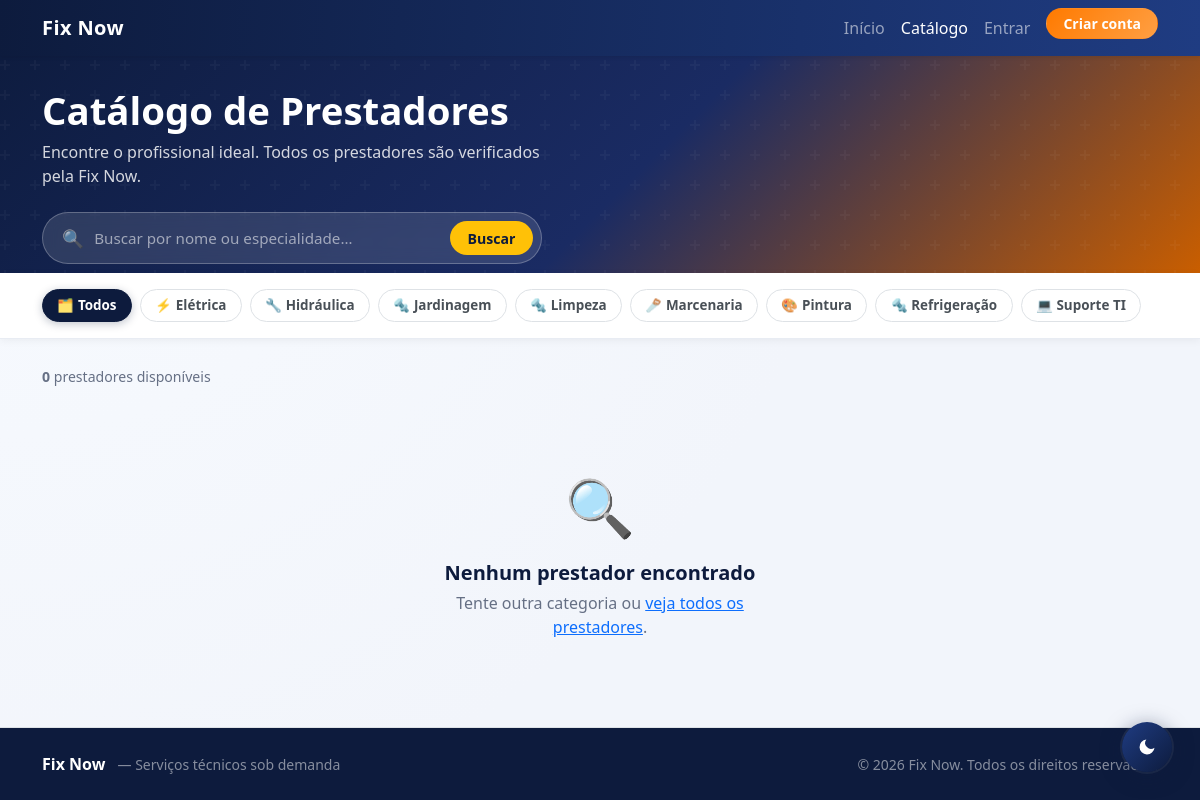
The app's page /view/catalogo.php with its own data.
### tables this page shows
CREATE TABLE IF NOT EXISTS categoria (
  id        INT AUTO_INCREMENT PRIMARY KEY,
  nome      VARCHAR(100) NOT NULL UNIQUE,
  descricao VARCHAR(255) NULL,
  ativo     TINYINT(1)   NOT NULL DEFAULT 1,
  criado_em TIMESTAMP DEFAULT CURRENT_TIMESTAMP,
  admin_id  INT NULL,
  CONSTRAINT fk_categoria_admin FOREIGN KEY (admin_id) REFERENCES admin(id) ON DELETE SET NULL
);

### model/dao/Conexao.php (called while the page is built)
<?php
class Conexao
{
    private static ?PDO $instancia = null;
    public static function getConexao(): PDO
    {
        if (self::$instancia === null) {
            $host   = 'localhost';
            $port   = 3306;
            $dbname = 'tcc';
            $user   = 'root';
            $pass   = '';
            self::$instancia = new PDO(
                "mysql:host={$host};port={$port};dbname={$dbname};charset=utf8mb4",
                $user,
                $pass,
                [
                    PDO::ATTR_ERRMODE            => PDO::ERRMODE_EXCEPTION,
                    PDO::ATTR_DEFAULT_FETCH_MODE => PDO::FETCH_ASSOC,
                    PDO::ATTR_EMULATE_PREPARES   => false,
                ]
            );
        }
        return self::$instancia;
    }
}

### controller/CatalogoControl.php (called while the page is built, shortened)
<?php
require_once __DIR__ . '/../model/dao/CategoriaDAO.php';
require_once __DIR__ . '/../model/dao/Conexao.php';
class CatalogoControl
{
    private CategoriaDAO $categoriaDAO;
    public function __construct()
    {
        $this->categoriaDAO = new CategoriaDAO();
    }
    public function processar(): void
    {
        $this->filtroCategoria = trim($_GET['categoria'] ?? '');
        $this->categorias      = $this->categoriaDAO->listarAtivas();
    }
    private function carregarPrestadores(): void
    {
        $agrupado = [];
        $this->prestadores = array_values($agrupado);
    }
}

### model/dao/CategoriaDAO.php (called while the page is built, shortened)
<?php
require_once __DIR__ . '/Conexao.php';
class CategoriaDAO
{
    private PDO $pdo;
    public function __construct()
    {
        $this->pdo = Conexao::getConexao();
    }
    public function listarAtivas(): array
    {
        return $this->pdo->query("SELECT * FROM categoria WHERE ativo=1 ORDER BY nome ASC")->fetchAll();
    }
}

### view/catalogo.php (the view, shortened to what this page needs)
<?php
require_once __DIR__ . '/../controller/CatalogoControl.php';
$ctrl = new CatalogoControl();
$ctrl->processar();
$prestadores     = $ctrl->prestadores;
$categorias      = $ctrl->categorias;
$filtroCategoria = $ctrl->filtroCategoria;
$_urlInicio = '../index.php';
$catIcons = [
    'Suporte TI' => '💻',
    'Elétrica'   => '⚡',
    'Hidráulica' => '🔧',
    'Pintura'    => '🎨',
    'Marcenaria' => '🪚',
];
?>
<!DOCTYPE html>
<html lang="pt-BR">
<head>
  <link href="https://cdn.jsdelivr.net/npm/bootstrap@5.3.3/dist/css/bootstrap.min.css" rel="stylesheet">
  <link href="../assets/css/style.css" rel="stylesheet">
</head>
<body>
<nav class="navbar navbar-expand-lg navbar-dark bg-primary fixed-top shadow-sm">
  <div class="container">
    <a class="navbar-brand fw-bold" href="<?= $_urlInicio ?>">Fix Now</a>
    <div class="collapse navbar-collapse" id="menu">
      <ul class="navbar-nav ms-auto">
        <li class="nav-item"><a class="nav-link" href="<?= $_urlInicio ?>">Início</a></li>
        <li class="nav-item"><a class="nav-link active" href="catalogo.php">Catálogo</a></li>
        <?php if (isset($_SESSION['cliente_id'])): ?>
          <li class="nav-item"><a class="nav-link" href="dashboardCliente.php">Dashboard</a></li>
        <?php else: ?>
          <li class="nav-item"><a class="nav-link" href="login.php">Entrar</a></li>
          <li class="nav-item ms-lg-2">
            <a class="btn btn-sm btn-warning fw-semibold px-3" href="cadastrarCliente.php">Criar conta</a>
          </li>
        <?php endif; ?>
      </ul>
    </div>
  </div>
</nav>
<section class="catalogo-hero">
  <div class="container" style="position:relative;z-index:1;">
    <h1>Catálogo de Prestadores</h1>
    <p class="mt-2 mb-4">Encontre o profissional ideal. Todos os prestadores são verificados pela Fix Now.</p>
    <div class="hero-search">
      <span style="font-size:1.1rem;opacity:.7;">🔍</span>
      <input type="text" id="buscaNome" placeholder="Buscar por nome ou especialidade…" autocomplete="off">
      <button type="button" onclick="document.getElementById('buscaNome').focus()">Buscar</button>
    </div>
  </div>
</section>
<div class="filtros-bar">
  <div class="container">
    <div class="d-flex flex-wrap align-items-center gap-2">
      <a href="catalogo.php" class="btn-cat <?= !$filtroCategoria ? 'ativo' : '' ?>">🗂 Todos</a>
      <?php foreach ($categorias as $cat):
        $ico = $catIcons[$cat['nome']] ?? '🔩';
      ?>
        <a href="catalogo.php?categoria=<?= urlencode($cat['nome']) ?>"
           class="btn-cat <?= $filtroCategoria === $cat['nome'] ? 'ativo' : '' ?>">
          <?= $ico ?> <?= htmlspecialchars($cat['nome']) ?>
        </a>
      <?php endforeach; ?>
    </div>
  </div>
</div>
<main class="container py-4">
  <div class="resultado-count" id="resultadoCount">
    <?php
      $total = count($prestadores);
      echo $filtroCategoria
        ? "<strong>{$total}</strong> prestador" . ($total !== 1 ? 'es' : '') . " em <em>" . htmlspecialchars($filtroCategoria) . "</em>"
        : "<strong>{$total}</strong> prestador" . ($total !== 1 ? 'es' : '') . " disponíve" . ($total !== 1 ? 'is' : 'l');
    ?>
  </div>
  <?php if (!$prestadores): ?>
    <div class="empty-state">
      <div class="icone-empty">🔍</div>
      <h5>Nenhum prestador encontrado</h5>
      <p>Tente outra categoria ou <a href="catalogo.php" class="text-primary">veja todos os prestadores</a>.</p>
    </div>
  <?php endif; ?>
</main>
<?php require_once __DIR__ . '/../includes/footer.php'; ?>
</body>
</html>

### includes/footer.php
<footer class="mt-auto py-4 border-top" style="background:var(--fix-blue)">
  <div class="container">
    <div class="row align-items-center g-2">
      <div class="col-sm-6">
        <span class="fw-bold text-white fs-6">Fix Now</span>
        <span class="text-white-50 small ms-2">— Serviços técnicos sob demanda</span>
      </div>
      <div class="col-sm-6 text-sm-end">
        <small class="text-white-50">&copy; <?php echo date('Y'); ?> Fix Now. Todos os direitos reservados.</small>
      </div>
    </div>
  </div>
</footer>

### assets/css/style.css (style rules this page uses)
:root { --fix-blue: #0d1b3d; --fix-blue-soft: #1f3c82; --fix-orange: #ff7a00; --fix-orange-soft: #ff9f43; --fix-bg: #f2f5fb; --fix-card: #ffffff; --fix-text: #1f2937; --fix-muted: #677489; --fix-shadow: 0 14px 32px rgba(15, 37, 84, 0.1); --fix-radius: 1rem; }
html, body { height: 100%; }
body { min-height: 100vh; display: flex; flex-direction: column; background: radial-gradient(circle at top left, #f8fbff, var(--fix-bg) 60%); color: var(--fix-text); }
main { flex: 1 0 auto; }
.bg-primary, .table-primary { background-color: var(--fix-blue) !important; }
.btn-warning { background: linear-gradient(130deg, var(--fix-orange), var(--fix-orange-soft)); border-color: transparent; color: #fff; }
.btn, .form-control, .form-select, .card { border-radius: var(--fix-radius); transition: all 0.22s ease; }
.navbar { background: linear-gradient(95deg, var(--fix-blue), var(--fix-blue-soft)) !important; }
.navbar-brand { letter-spacing: 0.4px; }
.navbar .container { gap: 0.6rem; }
footer { flex-shrink: 0; margin-top: auto; background: #0b142d; }

### view/catalogo.php (style rules this page uses)
.catalogo-hero { background: linear-gradient(135deg, #0d1b3d 0%, #1a2b63 55%, #c95e00 100%); padding: 5.5rem 0 3rem; color: #fff; position: relative; overflow: hidden; }
.catalogo-hero::before { content: ''; position: absolute; inset: 0; }
.catalogo-hero h1 { font-size: clamp(1.6rem, 4vw, 2.4rem); font-weight: 800; line-height: 1.15; }
.catalogo-hero p { color: rgba(255,255,255,.82); max-width: 520px; }
.hero-search { background: rgba(255,255,255,.12); border: 1.5px solid rgba(255,255,255,.25); border-radius: 50px; padding: .5rem .5rem .5rem 1.2rem; display: flex; align-items: center; gap: .5rem; max-width: 500px; backdrop-filter: blur(8px); }
.hero-search input { background: transparent; border: none; outline: none; color: #fff; font-size: .95rem; flex: 1; }
.hero-search input::placeholder { color: rgba(255,255,255,.55); }
.hero-search button { background: #ffc107; border: none; border-radius: 50px; padding: .4rem 1.1rem; font-weight: 700; font-size: .88rem; color: #0d1b3d; white-space: nowrap; cursor: pointer; }
.filtros-bar { background: #fff; border-bottom: 1px solid #e8ecf3; padding: 1rem 0; position: sticky; top: 56px; z-index: 100; box-shadow: 0 2px 8px rgba(0,0,0,.05); }
.btn-cat { border-radius: 50px; padding: .32rem .9rem; font-size: .84rem; font-weight: 600; border: 1.5px solid #dee2e6; background: #fff; color: #495057; text-decoration: none; transition: all .18s; display: inline-flex; align-items: center; gap: .3rem; white-space: nowrap; }
.btn-cat:hover, .btn-cat.ativo { background: #0d1b3d; border-color: #0d1b3d; color: #fff; }
.btn-cat.ativo { box-shadow: 0 2px 8px rgba(13,27,61,.25); }
.empty-state { text-align: center; padding: 4rem 1rem; }
.empty-state .icone-empty { font-size: 3.5rem; margin-bottom: .8rem; }
.empty-state h5 { font-weight: 700; color: #0d1b3d; margin-bottom: .4rem; }
.empty-state p { color: #667085; max-width: 340px; margin: 0 auto; }
.resultado-count { font-size: .88rem; color: #667085; padding: .2rem 0 .8rem; }

### records on screen
categoria: nome "⚡", nome "Elétrica"
categoria: nome "🔧", nome "Hidráulica"
categoria: nome "🔩", nome "Jardinagem"
categoria: nome "🔩", nome "Limpeza"
categoria: nome "🪚", nome "Marcenaria"
categoria: nome "🎨", nome "Pintura"
categoria: nome "🔩", nome "Refrigeração"
categoria: nome "💻", nome "Suporte TI"

### other values on screen
$total "0"
